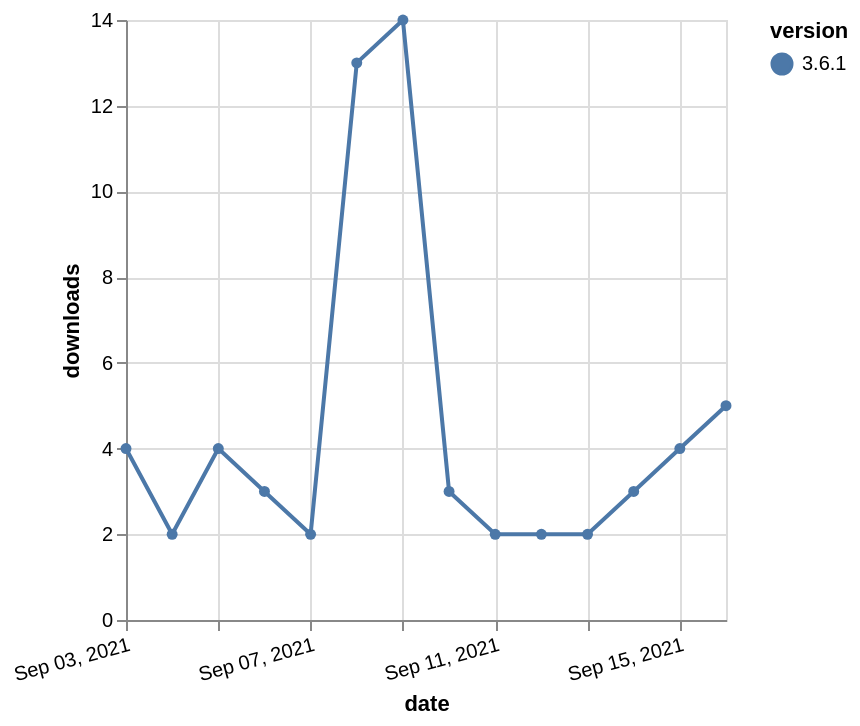

Here is the Vega-Lite specification saved for this chart:
### Vega-Lite specification from a JSON file in a GitHub repository (floating-point values rounded to 4 significant figures)
{"$schema": "https://vega.github.io/schema/vega-lite/v5.json", "description": "A simple bar chart with embedded data.", "data": {"values": [{"date": "2021-09-03", "total": 4555, "delta": 4, "version": "3.6.1"}, {"date": "2021-09-04", "total": 4557, "delta": 2, "version": "3.6.1"}, {"date": "2021-09-05", "total": 4561, "delta": 4, "version": "3.6.1"}, {"date": "2021-09-06", "total": 4564, "delta": 3, "version": "3.6.1"}, {"date": "2021-09-07", "total": 4566, "delta": 2, "version": "3.6.1"}, {"date": "2021-09-08", "total": 4579, "delta": 13, "version": "3.6.1"}, {"date": "2021-09-09", "total": 4593, "delta": 14, "version": "3.6.1"}, {"date": "2021-09-10", "total": 4596, "delta": 3, "version": "3.6.1"}, {"date": "2021-09-11", "total": 4598, "delta": 2, "version": "3.6.1"}, {"date": "2021-09-12", "total": 4600, "delta": 2, "version": "3.6.1"}, {"date": "2021-09-13", "total": 4602, "delta": 2, "version": "3.6.1"}, {"date": "2021-09-14", "total": 4605, "delta": 3, "version": "3.6.1"}, {"date": "2021-09-15", "total": 4609, "delta": 4, "version": "3.6.1"}, {"date": "2021-09-16", "total": 4614, "delta": 5, "version": "3.6.1"}]}, "width": "container", "mark": {"type": "line", "point": {"filled": true}}, "encoding": {"x": {"field": "date", "type": "temporal", "timeUnit": "yearmonthdate", "title": "date", "axis": {"labelAngle": -15}}, "y": {"field": "delta", "type": "quantitative", "title": "downloads"}, "color": {"field": "version", "type": "nominal"}, "tooltip": {"field": "delta"}}}
